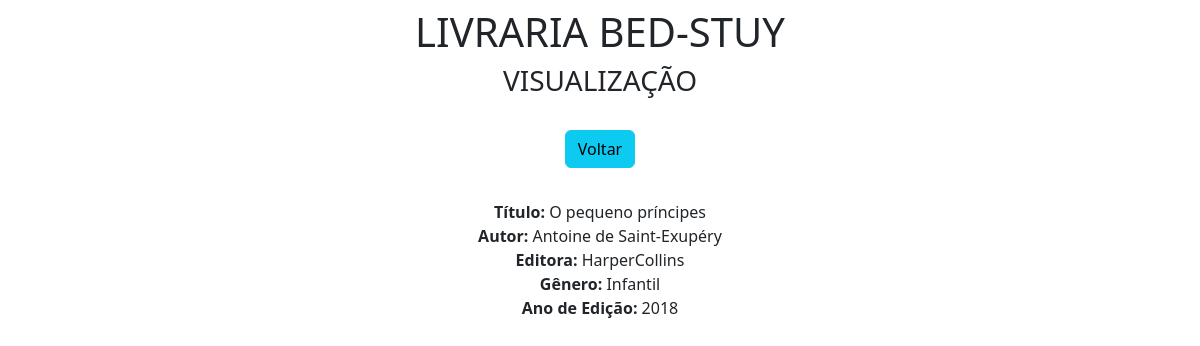
/view/1/, run on an earlier commit of the app's database.
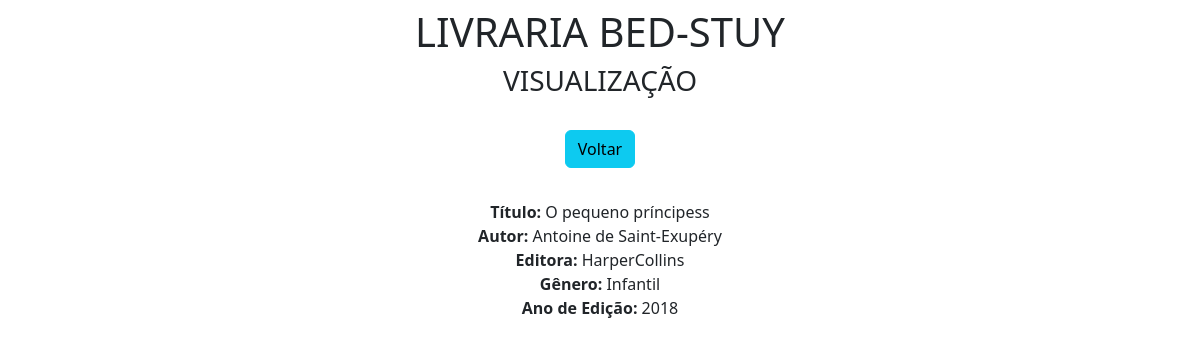
And on a later commit of the database.
### appcrud/models.py (models this page shows)
class Livros(models.Model):
    capa = models.ImageField()
    titulo = models.CharField(max_length=70)
    autor = models.CharField(max_length=70)
    editora = models.CharField(max_length=30)
    genero = models.CharField(max_length=30)
    ano_ed = models.IntegerField()

### appcrud/views.py (the view)
# urls.py: path('view/<int:pk>/', view, name='view'),
def view(request, pk): #função de visualização, recebe uma requisição e a chave primária como parâmetro
    data = {} #cria dicionário para armazenar os dados a serem passados para o template
    data['db'] = Livros.objects.get(pk = pk) #pega o valor da chave prim. e armazena no dicionário
    return render(request, 'view.html', data) #renderiza o view.html com os dados do dicionário

### appcrud/templates/view.html (shortened to what this page needs)
<!doctype html>
<html lang="pt-br">
<head>
  <link rel="stylesheet" href="https://cdn.jsdelivr.net/npm/bootstrap@5.3.3/dist/css/bootstrap.min.css" rel="stylesheet"
>
</head>
<body>
  <div class="col-8 m-auto pt-2 pb-2 text-center">
    <h1>LIVRARIA BED-STUY</h1>
    <h3>VISUALIZAÇÃO</h3>
  </div>
  <div class="col-8 m-auto pt-3 pb-2 text-center">
    <a href="/" class="btn btn-info">Voltar</a>
  </div>
  <div class="col-8 m-auto pt-4 pb-2 text-center">
    <strong>Título: </strong>{{db.titulo}}<br>
    <strong>Autor: </strong>{{db.autor}}<br>
    <strong>Editora: </strong>{{db.editora}}<br>
    <strong>Gênero: </strong>{{db.genero}}<br>
    <strong>Ano de Edição: </strong>{{db.ano_ed}}<br>
  </div>
</body>
</html>

What changed in the data, as far as the page shows it:
changed Livros "Antoine de Saint-Exupéry": titulo "O pequeno príncipes" → "O pequeno príncipess"
